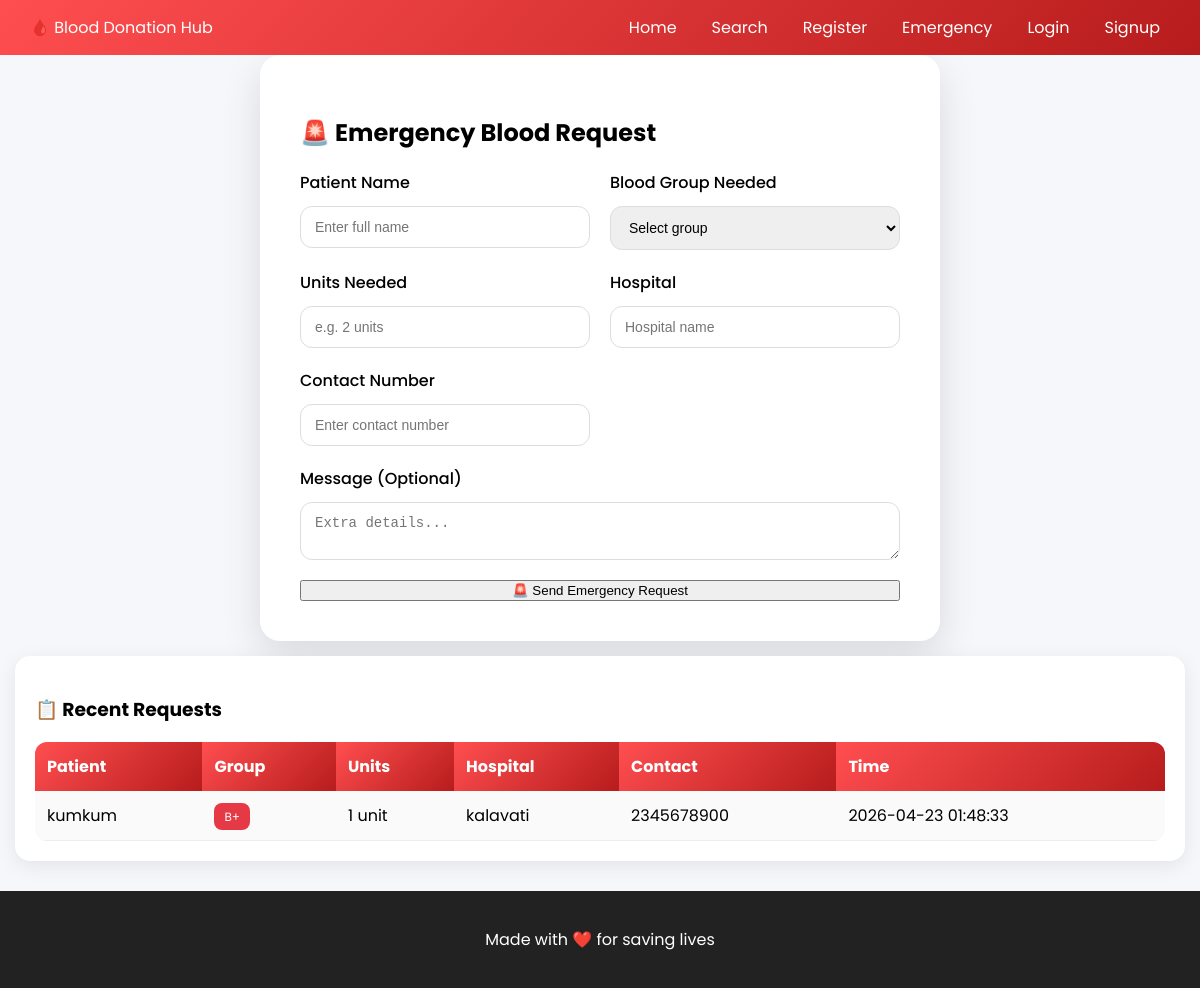
Before: /emergency with the older database file.
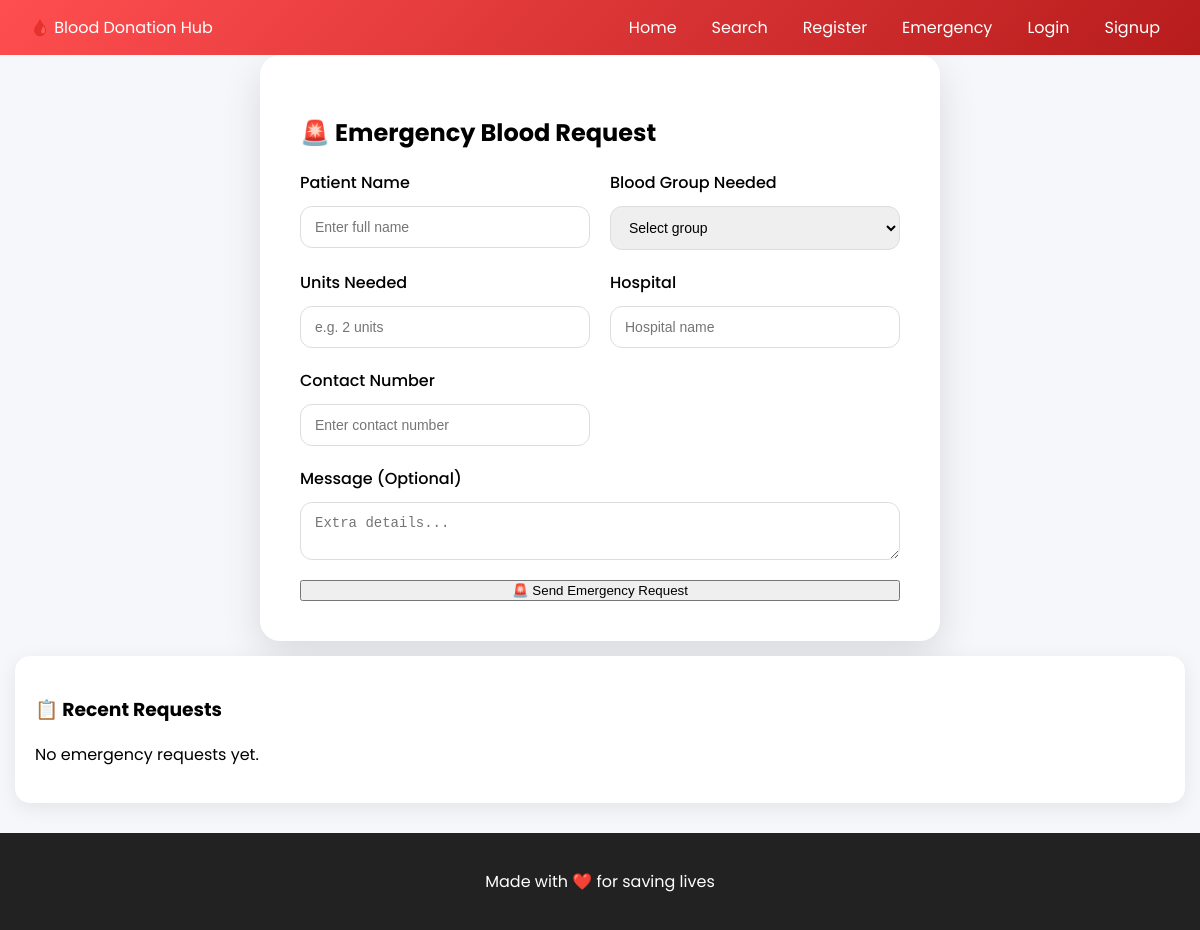
After: the same page with the newer database file.
### tables this page shows
CREATE TABLE emergency_requests(
        id INTEGER PRIMARY KEY AUTOINCREMENT,
        patient_name TEXT,
        blood_group TEXT,
        units_needed TEXT,
        hospital TEXT,
        contact TEXT,
        message TEXT,
        created_at TEXT
    );

### app.py (the view, shortened to what this page needs)
    @app.route("/emergency", methods=["GET", "POST"])
    def emergency_request():
        data = g.db.execute("SELECT * FROM emergency_requests ORDER BY id DESC").fetchall()
        return render_template("emergency.html", requests=data)

### app.py (called while the page is built)
def get_db():
    conn = sqlite3.connect(DB_PATH)
    conn.row_factory = sqlite3.Row
    return conn

### templates/emergency.html (shortened to what this page needs)
{% extends "base.html" %}
{% block content %}
<section class="card form-card">
    <h2>🚨 Emergency Blood Request</h2>
    <form method="POST" action="{{ url_for('emergency_request') }}" class="form-grid">
        <div class="form-group">
            <label>Patient Name</label>
            <input type="text" name="patient_name" placeholder="Enter full name" required>
        </div>
        <div class="form-group">
            <label>Blood Group Needed</label>
            <select name="blood_group" required>
                <option value="">Select group</option>
            </select>
        </div>
        <div class="form-group">
            <label>Units Needed</label>
            <input type="text" name="units_needed" placeholder="e.g. 2 units" required>
        </div>
        <div class="form-group">
            <label>Hospital</label>
            <input type="text" name="hospital" placeholder="Hospital name" required>
        </div>
        <div class="form-group">
            <label>Contact Number</label>
            <input type="text" name="contact" placeholder="Enter contact number" required>
        </div>
        <div class="form-group full">
            <label>Message (Optional)</label>
            <textarea name="message" placeholder="Extra details..."></textarea>
        </div>
        <div class="form-group full">
            <button class="btn-primary">🚨 Send Emergency Request</button>
        </div>
    </form>
</section>
<section class="card">
    <h3>📋 Recent Requests</h3>
    {% if requests %}
        <div class="table-container">
            <table class="modern-table">
                <tr>
                    <th>Patient</th>
                    <th>Group</th>
                    <th>Units</th>
                    <th>Hospital</th>
                    <th>Contact</th>
                    <th>Time</th>
                </tr>
                {% for req in requests %}
                <tr>
                    <td>{{ req["patient_name"] }}</td>
                    <td><span class="badge">{{ req["blood_group"] }}</span></td>
                    <td>{{ req["units_needed"] }}</td>
                    <td>{{ req["hospital"] }}</td>
                    <td>{{ req["contact"] }}</td>
                    <td>{{ req["created_at"] }}</td>
                </tr>
                {% endfor %}
            </table>
        </div>
    {% else %}
        <p class="empty-text">No emergency requests yet.</p>
    {% endif %}
</section>
{% endblock %}

Changed rows visible on the page:
removed emergency_requests: patient_name "kumkum", blood_group "B+", units_needed "1 unit", hospital "kalavati", contact "2345678900", created_at "2026-04-23 01:48:33"
Other visible differences:
text no longer shown: "Patient Group Units Hospital Contact Time"
text now shown: "No emergency requests yet."
